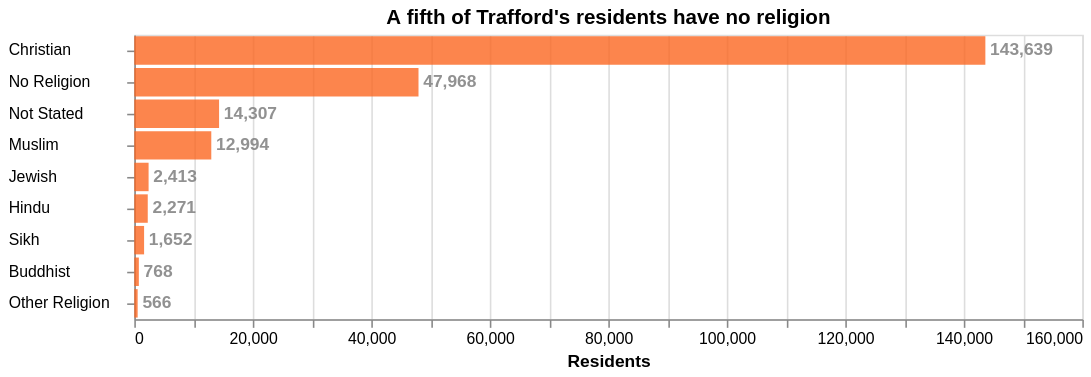

Specify this chart in Vega-Lite:
### Vega-Lite specification from a JSON file in a GitHub repository (floating-point values rounded to 4 significant figures)
{"$schema": "https://vega.github.io/schema/vega-lite/v5.json", "width": 600, "title": {"text": "A fifth of Trafford's residents have no religion"}, "data": {"values": [{"religion": "Christian", "count": 143639}, {"religion": "Buddhist", "count": 768}, {"religion": "Hindu", "count": 2271}, {"religion": "Jewish", "count": 2413}, {"religion": "Muslim", "count": 12994}, {"religion": "Sikh", "count": 1652}, {"religion": "Other Religion", "count": 566}, {"religion": "No Religion", "count": 47968}, {"religion": "Not Stated", "count": 14307}]}, "mark": "bar", "encoding": {"x": {"field": "count", "type": "quantitative", "axis": {"title": "Residents"}}, "y": {"field": "religion", "type": "nominal", "sort": {"field": "count", "op": "average", "order": "descending"}, "axis": {"title": null, "labelAlign": "left", "labelPadding": 75}}, "color": {"value": "#fc6721"}, "opacity": {"value": 0.8}, "tooltip": [{"field": "religion", "type": "nominal", "title": "Religion"}, {"field": "count", "type": "quantitative", "title": "Residents", "format": ",.0f"}]}, "layer": [{"mark": "bar"}, {"mark": {"type": "text", "align": "left", "baseline": "middle", "dx": 3, "fontStyle": "bold"}, "encoding": {"text": {"field": "count", "type": "quantitative", "format": ",.0f"}, "color": {"value": "#757575"}}}]}
